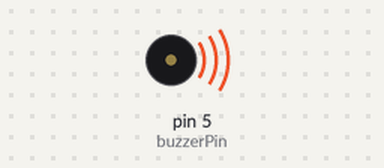
Simulated run of this sketch. Board: Arduino Uno, built with avr-gcc and run on an emulated ATmega328P. Shown: buzzer (waves = sounding).

Above: at 0.1 s.
At 65.1 s:
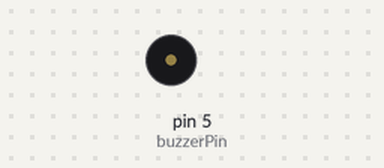
Timing chart, 0 to 66.6 s (numbered marks = the images above):
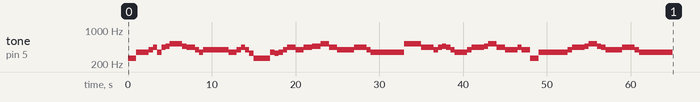

The sketch:

MomsMusic.ino
```cpp
/* Thanksgiving
 Modified 8 November 2014
 For Best Mom Ever
 */
int buzzerPin = 5;
int toneDuration = 4000;
int pauseDuration = 300;
float noteG5 = 783.991;
float noteF5 = 698.456;
float noteE5 = 659.255;
float noteD5 = 587.330;
float noteC5 = 523.251;
float noteB4 = 493.883;
float noteBflat4 = 466.16;
float noteA4 = 440;
float noteG4 = 391.995;
float noteF4 = 349.23;
float noteE4 = 329.63;
float noteC4 = 261.63;
int half = toneDuration/2;
int quarter = toneDuration/4;
int eighth = toneDuration/8;
int dottedQuarter = 3*toneDuration/8;

void play(float pitch, int length){
  tone(buzzerPin, pitch, length);
  delay(length);
}

// the setup function runs once when you press reset or power the board
void setup() {
    //Line 1
    play(noteC4,eighth);
    play(noteC4,eighth);

    play(noteF4, quarter);
    play(noteF4, eighth);
    play(noteG4, eighth);
    play(noteA4, eighth);
    play(noteF4, eighth);
    play(noteA4, eighth);
    play(noteBflat4, eighth);

    play(noteC5, quarter);
    play(noteC5, eighth);
    play(noteBflat4, eighth);
    play(noteA4, quarter);
    play(noteG4, eighth);
    play(noteF4, eighth);

    //Line 2
    play(noteG4,quarter);
    play(noteG4,quarter);
    play(noteG4,quarter);
    play(noteF4,quarter);

    play(noteG4,eighth);
    play(noteA4,eighth);
    play(noteG4,eighth);
    play(noteE4,eighth);
    play(noteC4,quarter);
    play(noteC4,quarter);

    play(noteF4,eighth);
    play(noteE4,eighth);
    play(noteF4,eighth);
    play(noteG4,eighth);
    play(noteA4,quarter);
    play(noteG4,eighth);
    play(noteG4,eighth);

    //Line 3
    play(noteA4,quarter);
    play(noteBflat4,quarter);
    play(noteC5,quarter);
    play(noteA4,quarter);

    play(noteG4,quarter);
    play(noteG4,eighth);
    play(noteG4,eighth);
    play(noteA4,quarter);
    play(noteA4,eighth);
    play(noteG4,eighth);

    play(noteF4,quarter);
    play(noteF4,eighth);
    play(noteF4,eighth);
    play(noteF4,half);

    //Line 4
    play(noteC5,half);
    play(noteA4,dottedQuarter);
    play(noteG4,eighth);

    play(noteA4,eighth);
    play(noteBflat4,eighth);
    play(noteA4,eighth);
    play(noteG4,eighth);
    play(noteF4,dottedQuarter);
    play(noteG4,eighth);

    play(noteA4,quarter);
    play(noteA4,eighth);
    play(noteBflat4,eighth);
    play(noteC5,quarter);
    play(noteA4,quarter);

    play(noteG4,quarter);
    play(noteG4,eighth);
    play(noteA4,eighth);
    play(noteG4,quarter);
    play(noteC4,quarter);

    //Line 5
    play(noteF4,half);
    play(noteF4,dottedQuarter);
    play(noteG4,eighth);

    play(noteA4,quarter);
    play(noteA4,eighth);
    play(noteBflat4,eighth);
    play(noteC5,quarter);
    play(noteBflat4,eighth);
    play(noteA4,eighth);

    play(noteG4,quarter);
    play(noteG4,quarter);
    play(noteA4,quarter);
    play(noteA4,eighth);
    play(noteG4,eighth);

    play(noteF4,quarter);
    play(noteF4,quarter);
    play(noteF4,half);
}

// the loop function runs over and over again forever
void loop() {
}
```
